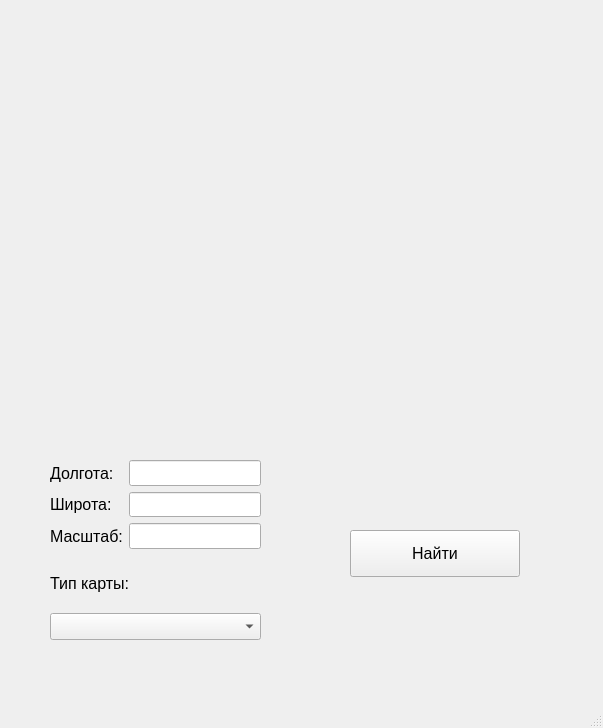
<?xml version="1.0" encoding="UTF-8"?>
<ui version="4.0">
 <class>MainWindow</class>
 <widget class="QMainWindow" name="MainWindow">
  <property name="geometry">
   <rect>
    <x>0</x>
    <y>0</y>
    <width>603</width>
    <height>728</height>
   </rect>
  </property>
  <property name="font">
   <font>
    <pointsize>12</pointsize>
   </font>
  </property>
  <property name="windowTitle">
   <string>MainWindow</string>
  </property>
  <widget class="QWidget" name="centralwidget">
   <widget class="QWidget" name="formLayoutWidget">
    <property name="geometry">
     <rect>
      <x>50</x>
      <y>460</y>
      <width>211</width>
      <height>89</height>
     </rect>
    </property>
    <layout class="QFormLayout" name="formLayout">
     <item row="0" column="0">
      <widget class="QLabel" name="label">
       <property name="text">
        <string>Долгота:</string>
       </property>
      </widget>
     </item>
     <item row="2" column="0">
      <widget class="QLabel" name="label_3">
       <property name="text">
        <string>Масштаб:</string>
       </property>
      </widget>
     </item>
     <item row="0" column="1">
      <widget class="QLineEdit" name="lineEdit"/>
     </item>
     <item row="1" column="1">
      <widget class="QLineEdit" name="lineEdit_2"/>
     </item>
     <item row="2" column="1">
      <widget class="QLineEdit" name="lineEdit_3"/>
     </item>
     <item row="1" column="0">
      <widget class="QLabel" name="label_2">
       <property name="text">
        <string>Широта:</string>
       </property>
      </widget>
     </item>
    </layout>
   </widget>
   <widget class="QPushButton" name="search_btn">
    <property name="geometry">
     <rect>
      <x>350</x>
      <y>530</y>
      <width>170</width>
      <height>47</height>
     </rect>
    </property>
    <property name="text">
     <string>Найти</string>
    </property>
   </widget>
   <widget class="QLabel" name="image">
    <property name="geometry">
     <rect>
      <x>0</x>
      <y>0</y>
      <width>601</width>
      <height>451</height>
     </rect>
    </property>
    <property name="text">
     <string/>
    </property>
   </widget>
   <widget class="QWidget" name="verticalLayoutWidget">
    <property name="geometry">
     <rect>
      <x>50</x>
      <y>560</y>
      <width>211</width>
      <height>80</height>
     </rect>
    </property>
    <layout class="QVBoxLayout" name="verticalLayout">
     <item>
      <widget class="QLabel" name="label_4">
       <property name="text">
        <string>Тип карты:</string>
       </property>
      </widget>
     </item>
     <item>
      <widget class="QComboBox" name="comboBox"/>
     </item>
    </layout>
   </widget>
  </widget>
  <widget class="QMenuBar" name="menubar">
   <property name="geometry">
    <rect>
     <x>0</x>
     <y>0</y>
     <width>603</width>
     <height>21</height>
    </rect>
   </property>
  </widget>
  <widget class="QStatusBar" name="statusbar"/>
 </widget>
 <resources/>
 <connections/>
</ui>
